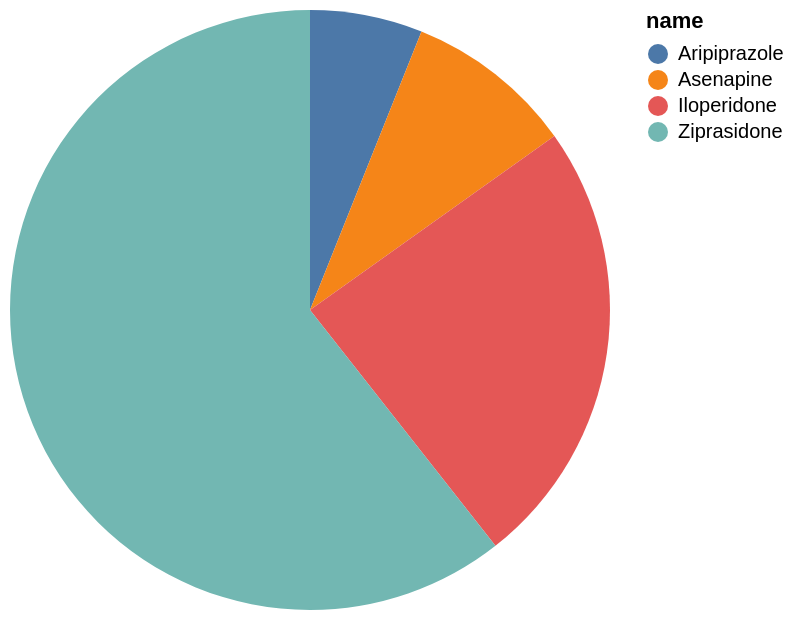

Express this chart as Vega-Lite.
### Vega-Lite specification from a JSON file in a GitHub repository (floating-point values rounded to 4 significant figures)
{"data": {"values": [{"x_data": "Aripiprazole", "y_data": 2}, {"x_data": "Asenapine", "y_data": 3}, {"x_data": "Iloperidone", "y_data": 8}, {"x_data": "Ziprasidone", "y_data": 20}]}, "mark": "arc", "encoding": {"theta": {"field": "y_data", "type": "quantitative", "title": "id"}, "color": {"field": "x_data", "type": "nominal", "title": "name"}}}
